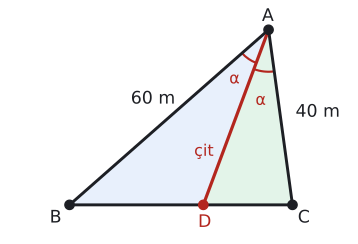

The Python source for this figure:
import sys; sys.path.insert(0, "tools")
from cizim import *

def uz(P, Q): return round(float(np.linalg.norm(np.asarray(P) - np.asarray(Q))), 3)
def ucgen(a, b, c):
    """|BC|=a, |CA|=b, |AB|=c. B orijinde, C x ekseninde."""
    x = (c**2 - b**2 + a**2) / (2 * a)
    return np.array([x, np.sqrt(c**2 - x**2)]), np.array([0.0, 0.0]), np.array([float(a), 0.0])
def kenar(ax, P, Q, metin, G, d=0.45, renk=YAZI, fs=13):
    P, Q = np.asarray(P, float), np.asarray(Q, float); M = (P + Q) / 2
    u = (Q - P) / np.linalg.norm(Q - P); v = np.array([-u[1], u[0]])
    if np.dot(v, M - np.asarray(G)) < 0: v = -v
    ax.text(*(M + d * v), metin, ha="center", va="center", color=renk, fontsize=fs)
def dik_ayak(P, Q, R):
    """R noktasından PQ doğrusuna inen dikmenin ayağı."""
    u = (Q - P) / np.linalg.norm(Q - P); return P + np.dot(R - P, u) * u

def dik(ax, K, P, Q, s=0.3, renk=SOLUK):
    """K köşesinde KP ile KQ arasındaki dik açı işareti."""
    u = (P - K) / np.linalg.norm(P - K) * s; v = (Q - K) / np.linalg.norm(Q - K) * s
    ax.plot(*zip(K + u, K + u + v, K + v), color=renk, lw=1.3)
def aci_olc(K, P, Q):
    u, v = P - K, Q - K
    return round(float(np.degrees(np.arccos(np.dot(u, v) / np.linalg.norm(u) / np.linalg.norm(v)))), 3)

def centik(ax, P, Q, n=1, renk=SOLUK, L=0.18, ara=0.12):
    P, Q = np.asarray(P, float), np.asarray(Q, float)
    u = (Q - P) / np.linalg.norm(Q - P); v = np.array([-u[1], u[0]]); M = (P + Q) / 2
    for k in range(n):
        c = M + (k - (n - 1) / 2) * ara * u
        ax.plot(*zip(c - L * v, c + L * v), color=renk, lw=1.6)

def olcu(ax, P, Q, metin, Gm, d=0.55, renk=SOLUK, yazi=YAZI, ek=0.4):
    """[PQ] boyunca, şeklin dışına doğru oklu ölçü çizgisi ve etiketi."""
    P, Q = np.asarray(P, float), np.asarray(Q, float)
    u = (Q - P) / np.linalg.norm(Q - P); v = np.array([-u[1], u[0]])
    if np.dot(v, (P + Q) / 2 - np.asarray(Gm)) < 0: v = -v
    ax.annotate("", xy=Q + d * v, xytext=P + d * v, arrowprops=dict(arrowstyle="<->", color=renk, lw=1.2))
    ax.text(*((P + Q) / 2 + (d + ek) * v), metin, ha="center", va="center", fontsize=13, color=yazi)

# Soru 8: arsa ABC, |AB|=60 m, |AC|=40 m, alan 1000 m² (sin A = 5/6, A dar). Ölçek: 1 birim = 10 m.
# Çit [AD], A açısının açıortayı: A(ABD)/A(ADC) = 60/40 -> A(ABD) = 600 m².
cosA = np.sqrt(11) / 6
a = np.sqrt(36 + 16 - 2 * 6 * 4 * cosA)
A, B, C = ucgen(a, 4, 6)
D = B + (C - B) * 6 / 10
def alan(P, Q, R): return abs(float((Q - P)[0] * (R - P)[1] - (Q - P)[1] * (R - P)[0])) / 2
print("BC(m)", round(10 * a, 2), "alan m²", round(100 * alan(A, B, C), 3), "ABD", round(100 * alan(A, B, D), 3), "ADC", round(100 * alan(A, D, C), 3), "BAD", aci_olc(A, B, D), "DAC", aci_olc(A, D, C))
Gm = (A + B + C) / 3

fig, ax = sekil(4.6, 3.6)
ax.set_aspect("equal"); ax.axis("off")
ax.add_patch(plt.Polygon([A, B, D], color=MAVI_ACIK, lw=0))
ax.add_patch(plt.Polygon([A, D, C], color=YESIL_ACIK, lw=0))
ax.plot(*zip(A, B, C, A), color=YAZI)
ax.plot(*zip(A, D), color=KIRMIZI, lw=2.4)
aci(ax, A, B, D, r=0.8, ad="α", renk=KIRMIZI); aci(ax, A, D, C, r=0.95, ad="α", renk=KIRMIZI)
nokta(ax, *A, "A", dx=-0.15, dy=0.2); nokta(ax, *B, "B", dx=-0.45, dy=-0.4); nokta(ax, *C, "C", dx=0.12, dy=-0.4)
nokta(ax, *D, "D", dx=-0.12, dy=-0.5, renk=KIRMIZI)
kenar(ax, A, B, "60 m", Gm, d=0.55); kenar(ax, A, C, "40 m", Gm, d=0.85)
ax.text(*(A + 0.72 * (D - A) + np.array([-0.4, 0.0])), "çit", color=KIRMIZI, fontsize=12, ha="center")
ax.set_xlim(-1.4, a + 1.3); ax.set_ylim(-0.7, A[1] + 0.5)
kaydet(fig, __file__)
